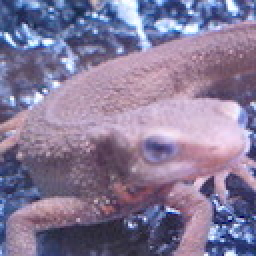
#> input picture code/data/imori.jpg, 128 x 128 px (shown 2 times larger)
$ python 0-tutorial.py
#> lines starting #> are read from the running program, lines starting #| are printed output that depends on the picture; after the words box and inside, x2 and y2 are one past the last pixel; in counts of white or black regions, pixels touching at a corner belong together
import cv2
import numpy as np

img = cv2.imread("data/imori.jpg")  # Read image
#> img is the input picture: shape (128, 128, 3); mean B, G, R 152.8, 121.8, 134.1
# cv2.imshow("imori", img)          # Show image
# cv2.waitKey(0)                    # Wait for any input
# cv2.destroyAllWindows()           # Close the window
print(img.shape)                    # Size
#| (128, 128, 3)
print(img.dtype)
#| uint8

# _img = img.astype(np.float32)

print(img[20, 30])      # BGR
#| [232 178 171]
print(img[20, 30, 1])
#| 178

print(img[20, 30:33])
#| [[232 178 171]
#|  [209 156 153]
#|  [134  85  77]]
img2 = img.copy()
img2[:50, :50] = 0
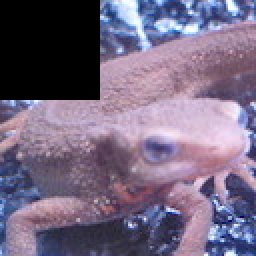
#> img2: shape (128, 128, 3) (shown 2 times larger); 15.26% of pixels changed, all inside (x1, y1, x2, y2) = (0, 0, 50, 50)
# cv2.imshow("", img2); cv2.waitKey(0)

cv2.imwrite("output/0-tutorial.jpg", img2)
